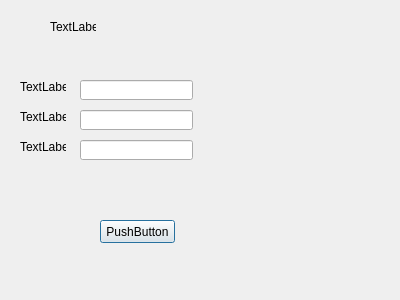
<?xml version="1.0" encoding="UTF-8"?>
<ui version="4.0">
 <class>Dialog</class>
 <widget class="QDialog" name="Dialog">
  <property name="geometry">
   <rect>
    <x>0</x>
    <y>0</y>
    <width>400</width>
    <height>300</height>
   </rect>
  </property>
  <property name="windowTitle">
   <string>Dialog</string>
  </property>
  <widget class="QLabel" name="label">
   <property name="geometry">
    <rect>
     <x>50</x>
     <y>20</y>
     <width>46</width>
     <height>13</height>
    </rect>
   </property>
   <property name="text">
    <string>TextLabel</string>
   </property>
  </widget>
  <widget class="QLabel" name="label_2">
   <property name="geometry">
    <rect>
     <x>20</x>
     <y>80</y>
     <width>46</width>
     <height>13</height>
    </rect>
   </property>
   <property name="text">
    <string>TextLabel</string>
   </property>
  </widget>
  <widget class="QLabel" name="label_3">
   <property name="geometry">
    <rect>
     <x>20</x>
     <y>110</y>
     <width>46</width>
     <height>13</height>
    </rect>
   </property>
   <property name="text">
    <string>TextLabel</string>
   </property>
  </widget>
  <widget class="QLabel" name="label_4">
   <property name="geometry">
    <rect>
     <x>20</x>
     <y>140</y>
     <width>46</width>
     <height>13</height>
    </rect>
   </property>
   <property name="text">
    <string>TextLabel</string>
   </property>
  </widget>
  <widget class="QLineEdit" name="lineEdit">
   <property name="geometry">
    <rect>
     <x>80</x>
     <y>80</y>
     <width>113</width>
     <height>20</height>
    </rect>
   </property>
  </widget>
  <widget class="QLineEdit" name="lineEdit_2">
   <property name="geometry">
    <rect>
     <x>80</x>
     <y>110</y>
     <width>113</width>
     <height>20</height>
    </rect>
   </property>
  </widget>
  <widget class="QLineEdit" name="lineEdit_3">
   <property name="geometry">
    <rect>
     <x>80</x>
     <y>140</y>
     <width>113</width>
     <height>20</height>
    </rect>
   </property>
  </widget>
  <widget class="QPushButton" name="pushButton">
   <property name="geometry">
    <rect>
     <x>100</x>
     <y>220</y>
     <width>75</width>
     <height>23</height>
    </rect>
   </property>
   <property name="text">
    <string>PushButton</string>
   </property>
  </widget>
 </widget>
 <resources/>
 <connections/>
</ui>
